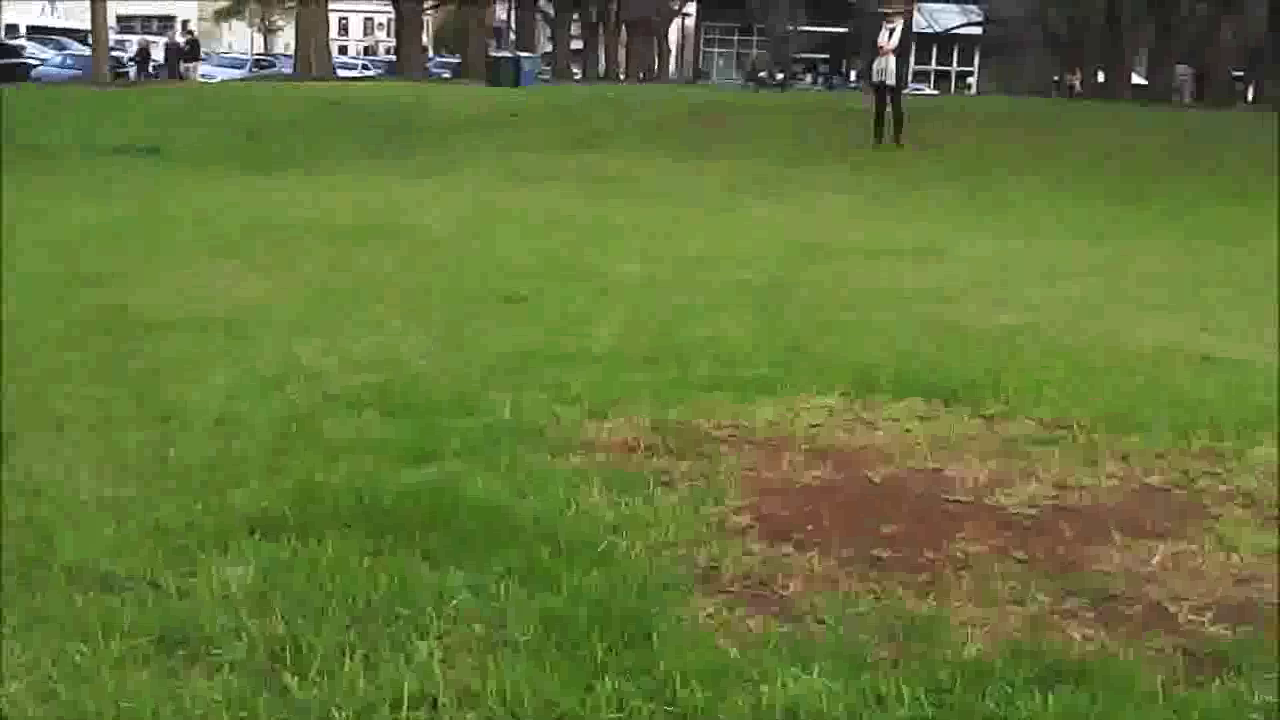
#> input picture frame 38 of camera/test_videos/test.avi, 1280 x 720 px
$ python find_objects.py   (older library calls are emulated)
#> lines starting #> are read from the running program, lines starting #| are printed output that depends on the picture; after the words box and inside, x2 and y2 are one past the last pixel; in counts of white or black regions, pixels touching at a corner belong together
import cv2
import numpy as np
from matplotlib import pyplot as plt
import time
import math
#SAL
from saliency import Saliency
#HOG
#from imutils.object_detection import non_max_supression
#from imutils import paths
#import imutils


cap = cv2.VideoCapture('test.avi')

font = cv2.FONT_HERSHEY_SIMPLEX

while(True):
    start = time.time()
    ret, frame = cap.read()
#> frame is the input picture: shape (720, 1280, 3); mean B, G, R 57.3, 118.7, 100.7
    frame = cv2.resize(frame, (640,480))
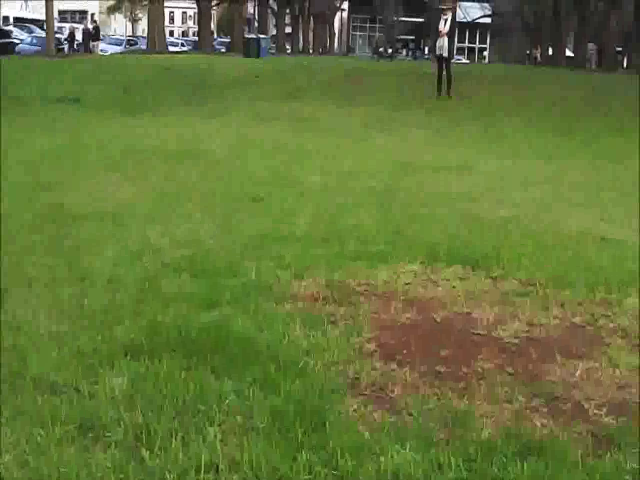
#> frame: shape (480, 640, 3); mean B, G, R 57.3, 118.7, 100.7
    #print frame.shape
    #print ret
    gray = cv2.cvtColor(frame, cv2.COLOR_BGR2GRAY)
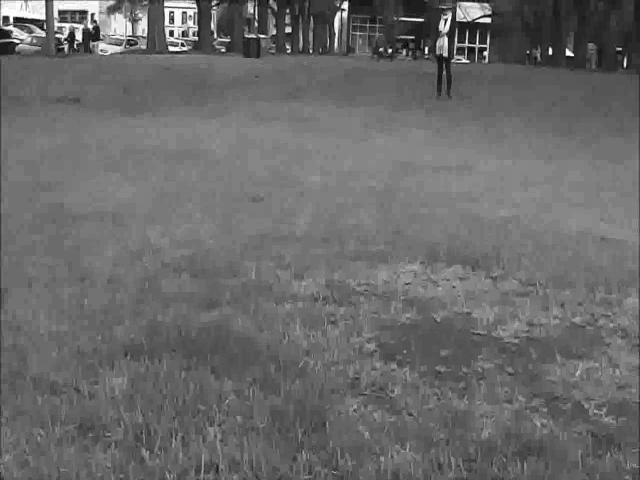
#> gray: shape (480, 640); min 1, max 255, mean 106.3
    #print gray.shape

    end = time.time()
    dur = round(end-start,5)


    cv2.putText(gray,"FPS : " + str(dur),(10,frame.shape[0]-20),font,1,(255,255,255),2,cv2.LINE_AA)
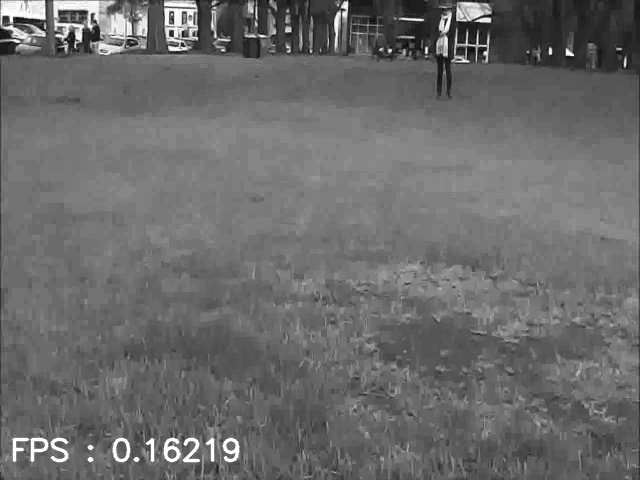
#> gray: shape (480, 640); 0.75% of pixels changed, all inside (x1, y1, x2, y2) = (12, 437, 240, 463)
    cv2.imshow('image',gray)

    if cv2.waitKey(1) & 0xFF == ord('q'):
#> (key q is pressed here)
        break


cap.release()
cv2.destroyAllWindows

'''
#read an image
#img_original = cv2.imread('test_image.jpg')
#img_grayscale = cv2.cvtColor(img_original, cv2.COLOR_BGR2GRAY)

img_sized = cv2.resize(img_original,(1280,720))
#img_size_exclusion = img_sized.copy()
#img_hist = img_sized.copy()
#img_hog = img_sized.copy()

start = time.time()
#find the saliency map
sal = Saliency(img_sized)
sal_map = sal.get_saliency_map()

end = time.time()

test_duration = end-start

#convert to the correct type
sal_conv = (sal_map*255).round().astype(np.uint8)

#find the contours
ret,thresh = cv2.threshold(sal_conv,100,255,0)
_, contours, _ = cv2.findContours(thresh,cv2.RETR_TREE,cv2.CHAIN_APPROX_SIMPLE)


font = cv2.FONT_HERSHEY_SIMPLEX
mask = np.zeros(img_sized.shape,np.uint8)
color = ('b','r','g')
object_detected = None
detection_queue = []

'''
'''
for cnt in contours:
    (x,y),radius = cv2.minEnclosingCircle(cnt)
    center = (int(x),int(y))
    radius = int(radius)+ BUFFER
    area = 3.141*(radius**2)

    #print "Object Detected :: AREA - ", area

    if area >= 30000 and area <= 40000:
        #print "IN RANGE AREA DETECTED"
        cv2.circle(img_size_exclusion,center,radius,(0,255,255),2)
        cv2.putText(img_size_exclusion,str(area),center,font,1,(255,255,255),2,cv2.LINE_AA)
        cv2.drawContours(mask,[cnt],0,255,-1)

        rect = cv2.minAreaRect(cnt)
        box = cv2.boxPoints(rect)
        box = np.int0(box)
        cv2.drawContours(img_sized, [box],0,(0,0,255),2)
        x,y,w,h = cv2.boundingRect(cnt)
        h = h + BUFFER
        w = w + BUFFER
        object_detected = img_hist[y:y+h,x:x+w]

        #use a blank section to contrast against
        #y = y
        #y = x - 100
        #blank_example = img_hist[y:y+h,x:x+w]
        #place into the detection queue to be multiprocessed
        #need to make sure that we are taking the minimumn pixels for
        #required by the HOG detector
        a = 400 - h
        b = 400 - w
        #print "a::" , a
        #print "b::" , b
        if a > 0:
            y = int(y - 0.5*a)
            h = 400
        if b > 0:
            x = int(x - 0.5*b)
            w = 400

        if h < 400: h = 400
        if w < 400: w = 400

        hog_buffer = img_hist[y:y+h,x:x+w]
        haar_buffer = img_hist[y:y+h,x:x+w]
        detection_queue.insert(0,hog_buffer)
        cv2.putText(img_sized,str(center),center,font,1,(0,255,255),2,cv2.LINE_AA)
        #print "horizontal :: ", center[1]
        #print "verticle :: ", center[0]

        # hacky implementation of the distance function
        altitude = 10
        print "METHOD RETURN:->", get_distance_from_pixel(img_sized.shape, center, altitude)

        #alititude = 10# meters
        v_pixels = center[0]
        v_pixels_tot = img_sized.shape[0]
        print v_pixels
        print v_pixels_tot
        v_pixel_fraction = float(v_pixels) / float(v_pixels_tot)
        angle = (10 + 40*(v_pixel_fraction))*(math.pi/180)

        verticle_distance = altitude/math.sin(angle)
        #print "vert_distance::", verticle_distance

        from_center_width = verticle_distance*math.tan(25.6*(math.pi/180))
        dist_p_pixel = from_center_width/img_sized.shape[1]

        #distance from center
        #print img_sized.shape
        center_point = int(img_sized.shape[1]/2)
        dist_from_center = center[0] - center_point
        #print "center at:: ", center_point
        #print "distance_from_center::", dist_from_center
    cv2.circle(img_sized,center,radius,(0,255,0),2)
    cv2.putText(img_sized,str(area),center,font,1,(255,255,255),1,cv2.LINE_AA)

'''
#iterate through the detected objects queue

#hog = cv2.HOGDescriptor()
#hog.setSVMDetector(cv2.HOGDescriptor_getDefaultPeopleDetector())

'''

body_cascade = cv2.CascadeClassifier('haar_classifiers/haarcascade_fullbody.xml')
face_cascade = cv2.CascadeClassifier('haar_classifiers/haarcascade_frontalface_default.xml')
count = 1

while detection_queue:
    score = 0
    object_query = detection_queue.pop()
    obj = object_query.copy()
    # [6 lines of commented-out code are left out]
    bodies = body_cascade.detectMultiScale(object_query, 1.3, 5)

    for (x, y, w, h) in bodies:
        roi = haar_buffer[y:y+h, x:x+w]
        cv2.rectangle(haar_buffer,(x,y),(x+w,y+h),(0,255,0),2)
        faces = face_cascade.detectMultiScale(roi, 1.3, 5)

        for (x, y, w, h) in faces:
            print "FACE"
            cv2.rectangle(haar_buffer,(x,y),(x+w,y+h), (255,0,0),2)


    count = count + 1

'''

'''
#figure 1
fig = plt.figure(1)
fig.suptitle("Detection Time: " + str(test_duration))
#image 1
sub1 = plt.subplot(211)
sub1.set_title("Detection Image")
plt.imshow(cv2.cvtColor(img_sized,cv2.COLOR_BGR2RGB))
sub1 = plt.subplot(212)
sub1.set_title("Object")
plt.imshow(cv2.cvtColor(haar_buffer,cv2.COLOR_BGR2RGB))
plt.show()
   '''
#cv2.imshow('image',sal_conv)
#cv2.waitKey(0)
#v2.destroyAllWindows

$ run again, starting later in the video
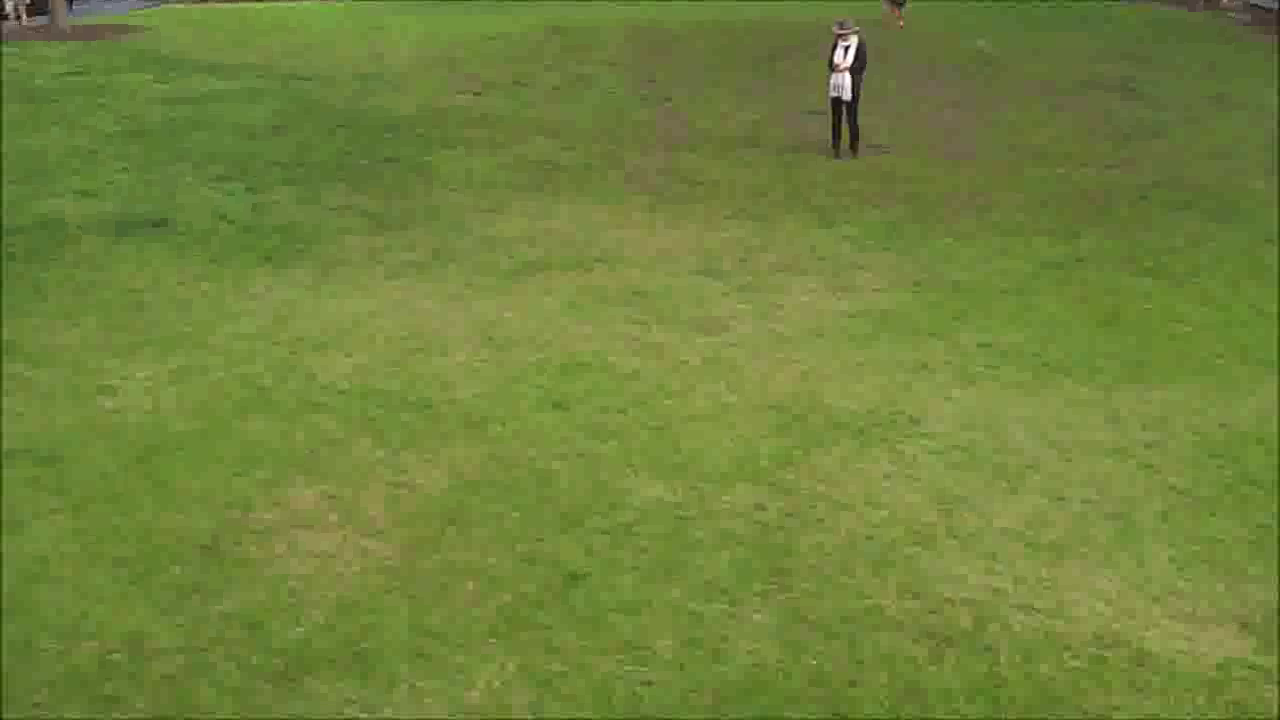
#> input picture frame 171 of camera/test_videos/test.avi, 1280 x 720 px
#> frame is the input picture: shape (720, 1280, 3); mean B, G, R 59.6, 130.7, 112.4
#> `frame = cv2.resize(frame, (640,480))`:
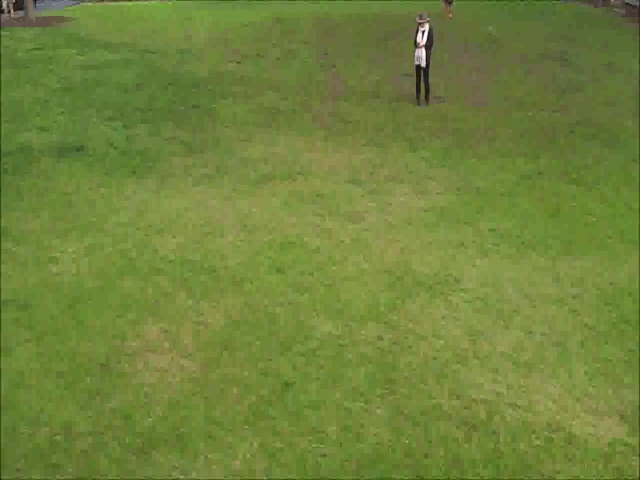
#> frame: shape (480, 640, 3); mean B, G, R 59.6, 130.7, 112.4
#> `cv2.putText(gray,"FPS : " + str(dur),(10,frame.shape[0]-20),font,1,(25..`:
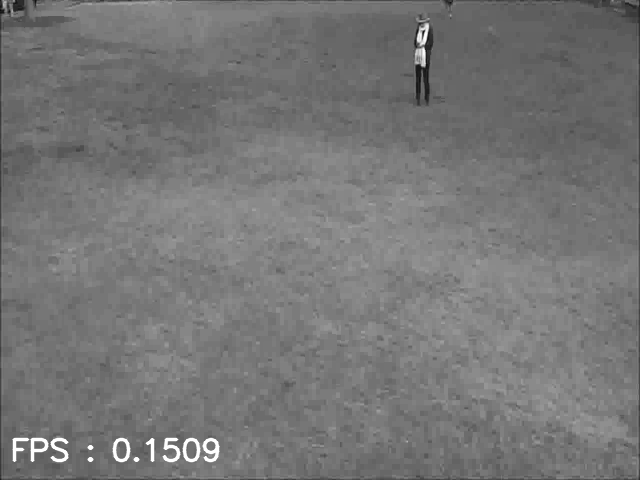
#> gray: shape (480, 640); min 10, max 255, mean 117.8

$ run again, starting later in the video
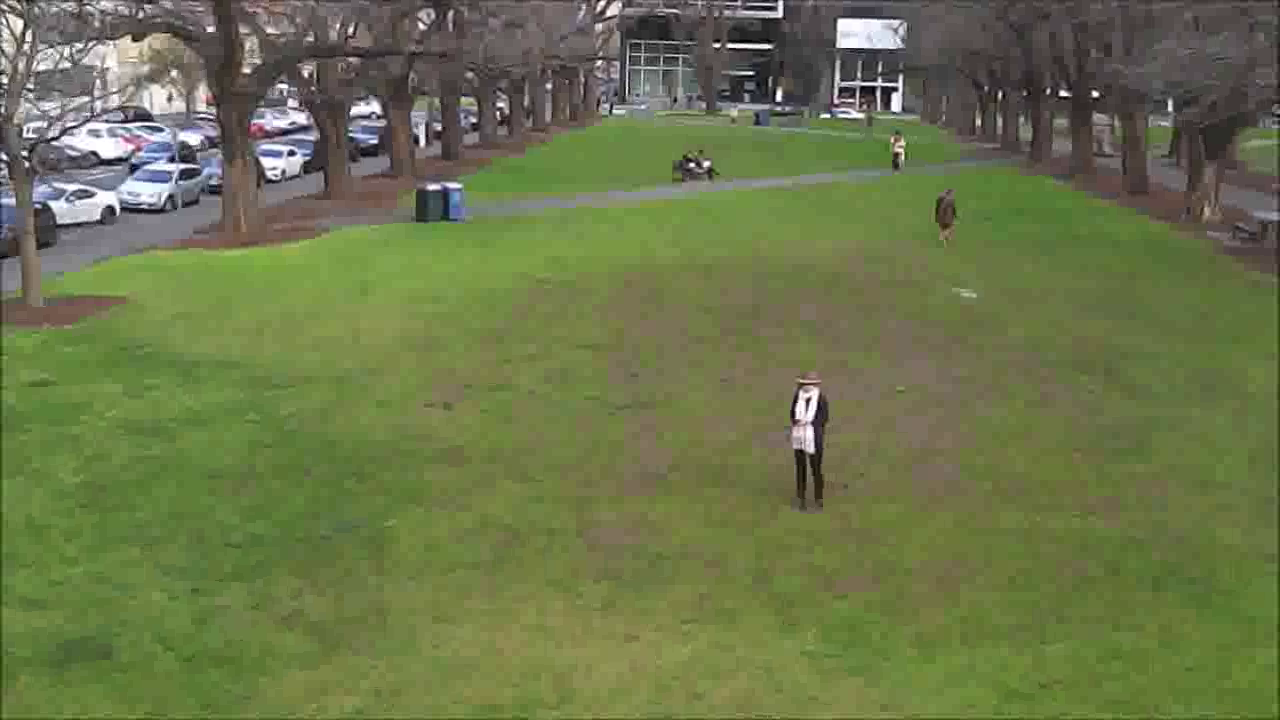
#> input picture frame 304 of camera/test_videos/test.avi, 1280 x 720 px
#> frame is the input picture: shape (720, 1280, 3); mean B, G, R 74.8, 116.9, 107.2
#> `frame = cv2.resize(frame, (640,480))`:
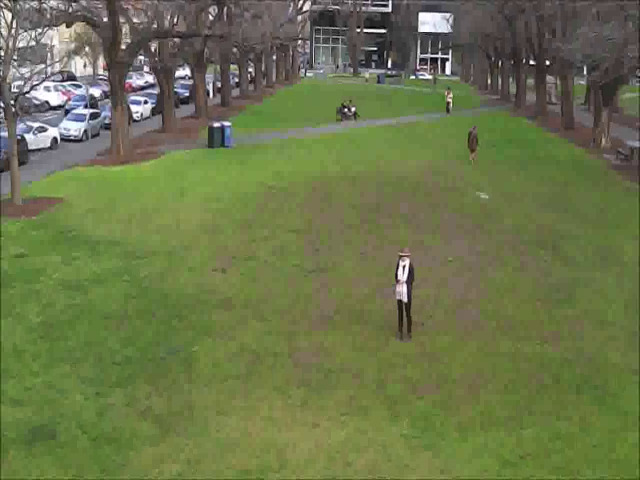
#> frame: shape (480, 640, 3); mean B, G, R 74.8, 116.9, 107.2
#> `cv2.putText(gray,"FPS : " + str(dur),(10,frame.shape[0]-20),font,1,(25..`:
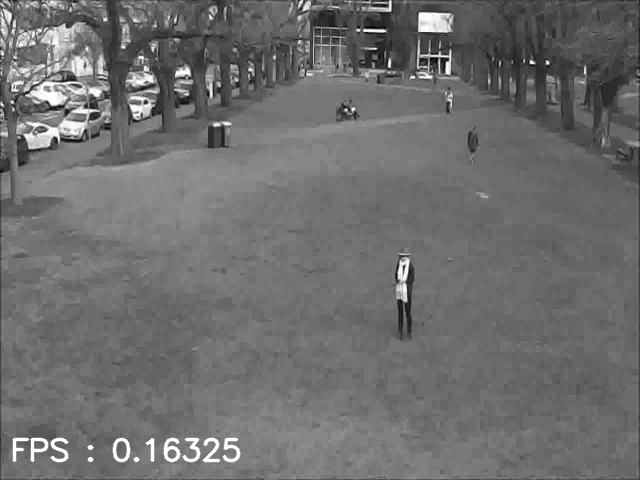
#> gray: shape (480, 640); min 0, max 255, mean 110
